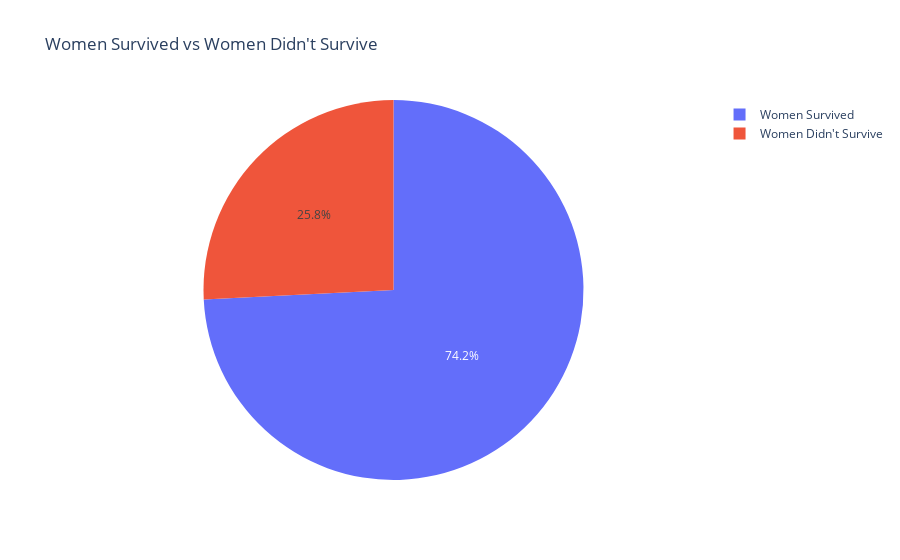

The notebook cell saved with this chart:
### Code cell
women_survived = titanic_df.loc[titanic_df.Sex=="female"].groupby("Survived").count()["PassengerId"]
px.pie(names=["Women Didn't Survive","Women Survived", ], values=women_survived.values,title="Women Survived vs Women Didn't Survive")

### Figure 1 — Plotly figure (JSON) as saved in the notebook; plotly's stock layout.template omitted (floating-point values rounded to 4 significant figures)
{"data": [{"domain": {"x": [0, 1], "y": [0, 1]}, "hovertemplate": "label=%{label}<br>value=%{value}<extra></extra>", "labels": ["Women Didn't Survive", "Women Survived"], "legendgroup": "", "name": "", "showlegend": true, "type": "pie", "values": [81, 233]}], "layout": {"legend": {"tracegroupgap": 0}, "title": {"text": "Women Survived vs Women Didn't Survive"}}}
